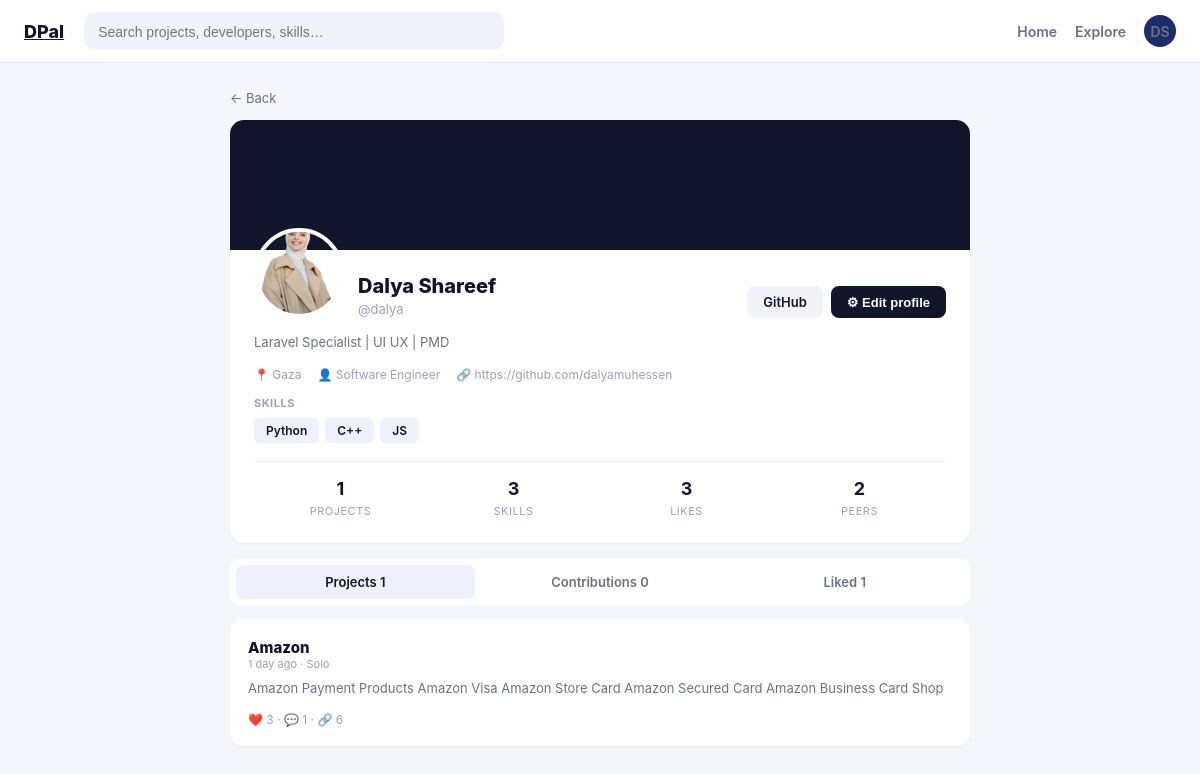
The page /profile/1 (signed in) on the database its author committed.
### users_app/models.py (models this page shows, shortened)
class User(models.Model):
    full_name   = models.CharField(max_length=255)
    handle      = models.CharField(max_length=50, unique=True, blank=True)
    email       = models.EmailField(max_length=255, unique=True)
    password    = models.CharField(max_length=255, blank=True, default='')
    bio         = models.TextField(blank=True, default='')
    role_title  = models.CharField(max_length=120, blank=True, default='')
    github_url  = models.CharField(max_length=255, blank=True, default='')
    location    = models.CharField(max_length=120, blank=True, default='')
    avatar      = models.ImageField(upload_to='avatars/', blank=True, null=True)
    github_id   = models.CharField(max_length=50, blank=True, null=True, unique=True)
    created_at  = models.DateTimeField(auto_now_add=True)
    updated_at  = models.DateTimeField(auto_now=True)
    objects     = UserManager()
    @property
    def initials(self):
        parts = self.full_name.split(' ')
        if len(parts) >= 2:
            return (parts[0][0] + parts[1][0]).upper()
        return self.full_name[:2].upper()

class UserSkill(models.Model):
    user  = models.ForeignKey(User, on_delete=models.CASCADE, related_name='skills')
    skill = models.ForeignKey(Skill, on_delete=models.CASCADE, related_name='users')
    class Meta:
        unique_together = ('user', 'skill')

class Skill(models.Model):
    name = models.CharField(max_length=100, unique=True)

### projects_app/models.py (models this page shows, shortened)
class Project(models.Model):
    title        = models.CharField(max_length=255)
    description  = models.TextField()
    tech_stack   = models.CharField(max_length=255)
    github_url   = models.CharField(max_length=255, blank=True, default='')
    image        = models.ImageField(upload_to='projects/', blank=True, null=True)
    project_type = models.CharField(max_length=10, choices=PROJECT_TYPE, default='solo')
    share_count  = models.IntegerField(default=0)
    owner        = models.ForeignKey(User, on_delete=models.CASCADE, related_name='projects')
    created_at   = models.DateTimeField(auto_now_add=True)
    updated_at   = models.DateTimeField(auto_now=True)
    objects      = ProjectManager()

### users_app/views.py (the view)
# urls.py: path('profile/<int:user_id>', views.profile, name='profile'),
def profile(request, user_id):
    check = auth_required(request)
    if check: return check
    logged_user  = User.objects.get(id=request.session['user_id'])
    profile_user = get_object_or_404(User, id=user_id)
    user_skills    = UserSkill.objects.filter(user=profile_user).select_related('skill')
    own_projects   = Project.objects.filter(owner=profile_user).order_by('-created_at')
    contributions  = Contributor.objects.filter(user=profile_user).select_related('project').order_by('-id')
    liked_projects = Like.objects.filter(user=profile_user).select_related('project').order_by('-created_at')
    total_likes = sum(p.likes.count() for p in own_projects)
    peers_count = Follow.objects.filter(followed=profile_user).count()
    is_following = Follow.objects.filter(follower=logged_user, followed=profile_user).exists()
    context = {
        'logged_user': logged_user,
        'profile_user': profile_user,
        'user_skills': user_skills,
        'own_projects': own_projects,
        'contributions': contributions,
        'liked_projects': liked_projects,
        'total_likes': total_likes,
        'peers_count': peers_count,
        'is_following': is_following,
        'avatar_color': avatar_color(profile_user.id),
    }
    return render(request, 'profile.html', context)

### users_app/views.py (called while the page is built)
def avatar_color(user_id):
    return AVATAR_COLORS[user_id % len(AVATAR_COLORS)]

def auth_required(request):
    if not request.session.get('user_id'):
        return redirect('/')
    return None

### users_app/templates/profile.html (shortened to what this page needs)
{% load static %}
<!DOCTYPE html>
<html lang="en">
<head>
  <link rel="stylesheet" href="{% static 'css/profile.css' %}">
</head>
<body>
  <nav>
    <a href="/dashboard" class="logo"><span class="dev">D</span><span class="pel">Pal</span></a>
    <form class="search" action="/dashboard" method="GET"><input type="text" name="q"
        placeholder="Search projects, developers, skills…"></form>
    <div class="navlinks">
      <a href="/dashboard">Home</a>
      <a href="/developers">Explore</a>
      <a href="/profile/{{ logged_user.id }}" class="avatar-nav">{{ logged_user.initials }}</a>
    </div>
  </nav>
  <div class="container">
    <a href="/dashboard" class="back">← Back</a>
    <div class="hero"></div>
    <div class="profilecard">
      <div class="profiletop">
        {% if profile_user.avatar %}
        <img src="{{ profile_user.avatar.url }}" class="avatar-big" style="object-fit:cover;">
        {% else %}
        <div class="avatar-big" style="--avatar-color: {{ avatar_color }};">{{ profile_user.initials }}</div>
        {% endif %} <div class="nameblock">
          <h2>{{ profile_user.full_name }}</h2>
          <span>@{{ profile_user.handle }}</span>
        </div>
        <div class="topbtns">
          {% if profile_user.github_url %}<a href="{{ profile_user.github_url }}" target="_blank" class="btn-sm"> GitHub</a>{% endif %}
          {% if profile_user.id == logged_user.id %}
          <button class="btn-sm primary" onclick="document.getElementById('editform').classList.toggle('show')">⚙ Edit
            profile</button>
          {% else %}
          <form action="/user/follow/{{ profile_user.id }}" method="POST">
            {% csrf_token %}
            <button type="submit" class="btn-sm {% if is_following %}primary{% endif %}">{% if is_following %} Following {% else %} Follow {% endif %}</button>
          </form>
          {% endif %}
        </div>
      </div>
      <p class="bio">{{ profile_user.bio|default:"This developer hasn't added a bio yet." }}</p>
      <div class="meta-row">
        {% if profile_user.location %}<span>📍 {{ profile_user.location }}</span>{% endif %}
        {% if profile_user.role_title %}<span>👤 {{ profile_user.role_title }}</span>{% endif %}
        {% if profile_user.github_url %}<span>🔗 {{ profile_user.github_url }}</span>{% endif %}
      </div>
      <div class="label">SKILLS</div>
      <div class="skills">
        {% for us in user_skills %}<span>{{ us.skill.name }}</span>{% empty %}<span
          style="background:none;color:#9aa1b5;">No skills added yet.</span>{% endfor %}
      </div>
      <div class="stat-grid">
        <div><b>{{ own_projects.count }}</b><span>PROJECTS</span></div>
        <div><b>{{ user_skills.count }}</b><span>SKILLS</span></div>
        <div><b>{{ total_likes }}</b><span>LIKES</span></div>
        <div><b>{{ peers_count }}</b><span>PEERS</span></div>
      </div>
    </div>
    <div class="tabs">
      <a href="#" class="active" onclick="showTab(event,'projects')">Projects {{ own_projects.count }}</a>
      <a href="#" onclick="showTab(event,'contrib')">Contributions {{ contributions.count }}</a>
      <a href="#" onclick="showTab(event,'liked')">Liked {{ liked_projects.count }}</a>
    </div>
    <div id="tab-projects">
      {% for p in own_projects %}
      <div class="card">
        <a href="/project/{{ p.id }}" class="ptitle">{{ p.title }}</a>
        <div class="pmeta">{{ p.created_at|timesince }} ago · {% if p.project_type == 'team' %}Team{% else %} Solo {% endif %}</div>
        <p class="pdesc">{{ p.description|truncatechars:120 }}</p>
        <span class="pstats">❤️ {{ p.likes.count }} · 💬 {{ p.comments.count }} · 🔗 {{ p.share_count }}</span>
      </div>
      {% empty %}
      <div class="card" style="text-align:center;color:#9aa1b5;">No projects posted yet.</div>{% endfor %}
    </div>
  </div>
</body>
</html>

### users_app/static/css/profile.css (style rules this page uses)
* { box-sizing: border-box; margin: 0; padding: 0; }
body { font-family: -apple-system, "Segoe UI", Arial, sans-serif; background: #f4f6fb; color: #11142b; }
nav { background: #fff; border-bottom: 1px solid #e7eaf3; padding: 12px 24px; display: flex; align-items: center; gap: 20px; }
.logo { font-weight: 800; font-size: 18px; }
.logo .dev { color: #11142b; }
.logo .pel { color: #11162a; }
.search { flex: 1; max-width: 420px; background: #f1f3f9; border-radius: 10px; padding: 9px 14px; }
.search input { border: none; background: transparent; outline: none; width: 100%; font-size: 14px; }
.navlinks { display: flex; gap: 18px; margin-left: auto; align-items: center; }
.navlinks a { text-decoration: none; color: #6b7280; font-size: 14px; font-weight: 600; }
.avatar-nav { width: 32px; height: 32px; border-radius: 50%; background: #1d2c6b; color: #fff; display: flex; align-items: center; justify-content: center; font-size: 12px; font-weight: 700; text-decoration: none; }
.container { max-width: 780px; margin: 24px auto; padding: 0 20px; }
.back { color: #6b7280; text-decoration: none; font-size: 13px; display: inline-block; margin-bottom: 14px; }
.hero { height: 130px; border-radius: 14px 14px 0 0; background: #11162a; }
.profilecard { background: #fff; border-radius: 0 0 14px 14px; padding: 24px; box-shadow: 0 1px 3px rgba(0, 0, 0, 0.05); margin-bottom: 16px; position: relative; }
.avatar-big { width: 90px; height: 90px; border-radius: 50%; font-weight: 700; font-size: 26px; display: flex; align-items: center; justify-content: center; border: 4px solid #fff; margin-top: -58px; }
.profiletop { display: flex; align-items: flex-end; gap: 14px; }
.nameblock h2 { font-size: 20px; font-weight: 800; }
.nameblock span { color: #9aa1b5; font-size: 13px; }
.topbtns { margin-left: auto; display: flex; gap: 8px; align-self: flex-end; }
.btn-sm { background: #f1f3f9; border: none; border-radius: 8px; padding: 8px 16px; font-size: 13px; font-weight: 600; cursor: pointer; text-decoration: none; color: #11142b; }
.btn-sm.primary { background: #11162a; color: #fff; }
.bio { color: #6b7280; font-size: 13px; margin: 14px 0; line-height: 1.6; }
.meta-row { display: flex; gap: 16px; font-size: 12px; color: #9aa1b5; margin-bottom: 14px; flex-wrap: wrap; }
.label { font-size: 11px; font-weight: 700; color: #9aa1b5; letter-spacing: 0.5px; margin-bottom: 8px; }
.skills { display: flex; gap: 6px; flex-wrap: wrap; margin-bottom: 18px; }
.skills span { background: #eef0fc; color: #11162a; font-size: 12px; padding: 5px 12px; border-radius: 6px; font-weight: 600; }
.stat-grid { display: grid; grid-template-columns: repeat(4, 1fr); border-top: 1px solid #f1f3f9; padding-top: 16px; text-align: center; }
.stat-grid div b { display: block; font-size: 18px; }
.stat-grid div span { font-size: 11px; color: #9aa1b5; letter-spacing: 0.5px; }
.tabs { display: flex; gap: 6px; background: #fff; border-radius: 10px; padding: 6px; margin-bottom: 14px; }
.tabs a { flex: 1; text-align: center; padding: 9px; border-radius: 8px; text-decoration: none; color: #6b7280; font-size: 13px; font-weight: 600; }
.tabs a.active { background: #eef0fc; color: #11162a; }
.card { background: #fff; border-radius: 12px; padding: 18px; box-shadow: 0 1px 3px rgba(0, 0, 0, 0.05); margin-bottom: 12px; }
.ptitle { font-size: 15px; font-weight: 800; text-decoration: none; color: #11142b; }
.pmeta { font-size: 11px; color: #9aa1b5; margin-bottom: 8px; }
.pdesc { font-size: 13px; color: #6b7280; line-height: 1.5; margin-bottom: 10px; }
.pstats { font-size: 12px; color: #9aa1b5; }

### rows shown on the page
User: initials "DS", avatar (picture), full_name "Dalya Shareef", handle "dalya", bio "Laravel Specialist | UI UX | PMD", location "Gaza", role_title "Software Engineer", github_url "https://github.com/dalyamuhessen"
UserSkill: skill.name "Python"
UserSkill: skill.name "C++"
UserSkill: skill.name "JS"
Project: title "Amazon", created_at "1 day", project_type "Solo", description "Amazon Payment Products Amazon Visa Amazon Store Card Amazon Secured Card Amazon Business Card Shop", likes.count "3", comments.count "1", share_count "6"

### other values the page prints
{{ own_projects.count }} "1"
{{ user_skills.count }} "3"
{{ total_likes }} "3"
{{ peers_count }} "2"
{{ contributions.count }} "0"
{{ liked_projects.count }} "1"
